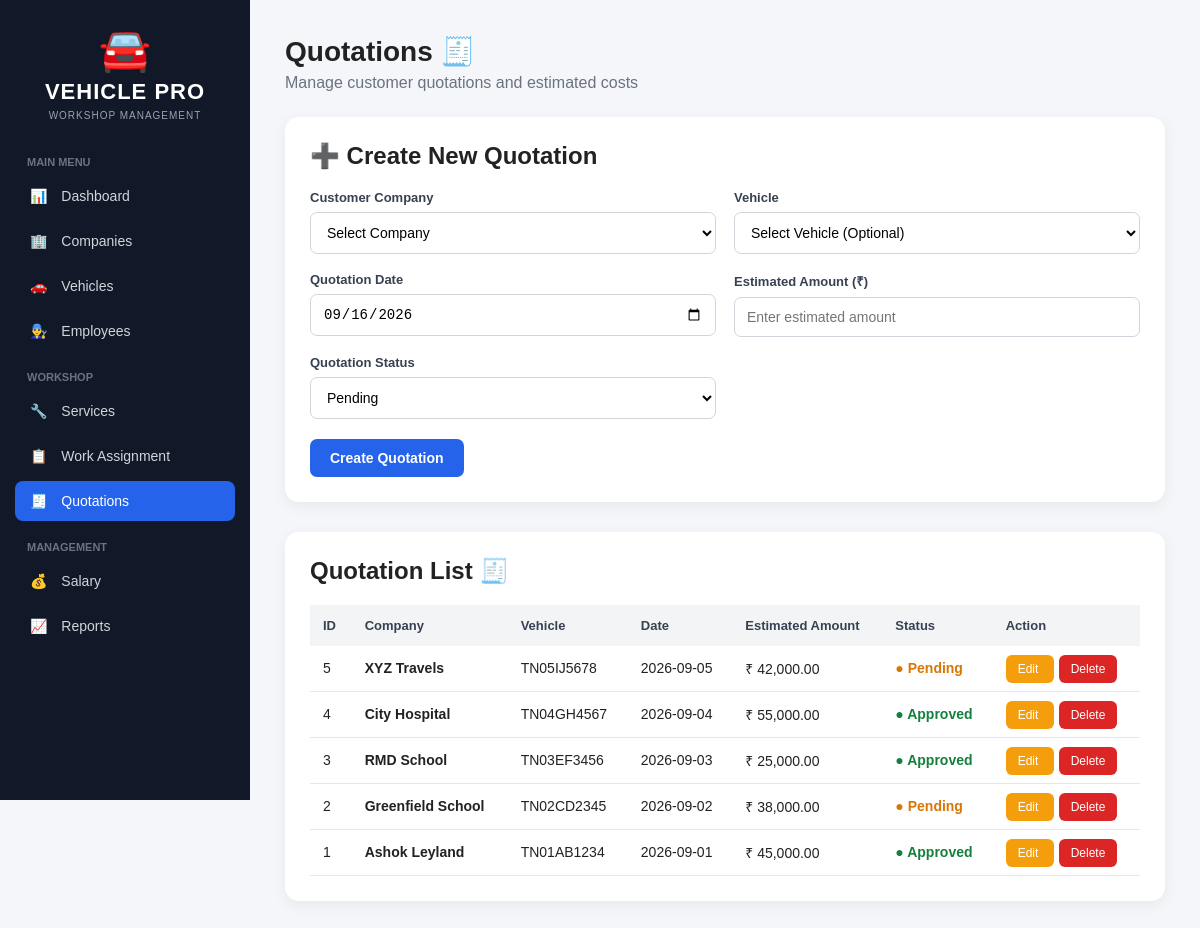
Page /quotations.php on the committed database.
### tables this page shows
CREATE TABLE `quotations` (
  `quotation_id` int NOT NULL AUTO_INCREMENT,
  `company_id` int NOT NULL,
  `vehicle_id` int NOT NULL,
  `quotation_date` date DEFAULT NULL,
  `estimated_amount` decimal(10,2) DEFAULT NULL,
  `quotation_status` varchar(30) DEFAULT NULL,
  PRIMARY KEY (`quotation_id`),
  KEY `company_id` (`company_id`),
  KEY `vehicle_id` (`vehicle_id`),
  CONSTRAINT `quotations_ibfk_1` FOREIGN KEY (`company_id`) REFERENCES `companies` (`company_id`),
  CONSTRAINT `quotations_ibfk_2` FOREIGN KEY (`vehicle_id`) REFERENCES `vehicles` (`vehicle_id`)
);

CREATE TABLE `companies` (
  `company_id` int NOT NULL AUTO_INCREMENT,
  `company_name` varchar(100) NOT NULL,
  `contact_person` varchar(100) DEFAULT NULL,
  `phone` varchar(15) DEFAULT NULL,
  `email` varchar(100) DEFAULT NULL,
  `address` varchar(255) DEFAULT NULL,
  PRIMARY KEY (`company_id`)
);

CREATE TABLE `vehicles` (
  `vehicle_id` int NOT NULL AUTO_INCREMENT,
  `company_id` int NOT NULL,
  `vehicle_number` varchar(20) NOT NULL,
  `vehicle_type` varchar(50) DEFAULT NULL,
  `chassis_number` varchar(50) DEFAULT NULL,
  `date_received` date DEFAULT NULL,
  `deadline` date DEFAULT NULL,
  `status` varchar(30) DEFAULT NULL,
  PRIMARY KEY (`vehicle_id`),
  UNIQUE KEY `vehicle_number` (`vehicle_number`),
  UNIQUE KEY `chassis_number` (`chassis_number`),
  KEY `company_id` (`company_id`),
  CONSTRAINT `vehicles_ibfk_1` FOREIGN KEY (`company_id`) REFERENCES `companies` (`company_id`)
);

### quotations.php (the view, shortened to what this page needs)
<?php
require_once 'includes/db.php';
$edit_mode = false;
$edit_quotation = null;
$quotations = $conn->query(
    "SELECT
        q.quotation_id,
        q.company_id,
        q.vehicle_id,
        q.quotation_date,
        q.estimated_amount,
        q.quotation_status,
        c.company_name,
        v.vehicle_number
     FROM quotations q
     INNER JOIN companies c
        ON q.company_id = c.company_id
     LEFT JOIN vehicles v
        ON q.vehicle_id = v.vehicle_id
     ORDER BY q.quotation_id DESC"
);
?>
<!DOCTYPE html>
<html lang="en">
<head>
</head>
<body>
<div class="sidebar">
    <div class="logo">
        <div class="car-icon">🚘</div>
        <h2>VEHICLE PRO</h2>
        <p>WORKSHOP MANAGEMENT</p>
    </div>
    <div class="menu-title">Main Menu</div>
    <a href="dashboard.php">
        <span>📊</span> Dashboard
    </a>
    <a href="companies.php">
        <span>🏢</span> Companies
    </a>
    <a href="vehicles.php">
        <span>🚗</span> Vehicles
    </a>
    <a href="employees.php">
        <span>👨‍🔧</span> Employees
    </a>
    <div class="menu-title">Workshop</div>
    <a href="services.php">
        <span>🔧</span> Services
    </a>
    <a href="assignments.php">
        <span>📋</span> Work Assignment
    </a>
    <a href="quotations.php" class="active">
        <span>🧾</span> Quotations
    </a>
    <div class="menu-title">Management</div>
    <a href="salary.php">
        <span>💰</span> Salary
    </a>
    <a href="reports.php">
        <span>📈</span> Reports
    </a>
</div>
<div class="main">
    <div class="header">
        <h1>Quotations 🧾</h1>
        <p>
            Manage customer quotations and estimated costs
        </p>
    </div>
    <div class="card">
        <h2>
            <?php
            echo $edit_mode
                ? "✏️ Edit Quotation"
                : "➕ Create New Quotation";
            ?>
        </h2>
        <form method="POST">
            <div class="form-grid">
                <div class="form-group">
                    <label>Customer Company</label>
                    <select name="company_id" required>
                        <option value="">
                            Select Company
                        </option>
                    </select>
                </div>
                <div class="form-group">
                    <label>Vehicle</label>
                    <select name="vehicle_id">
                        <option value="">
                            Select Vehicle (Optional)
                        </option>
                    </select>
                </div>
                <div class="form-group">
                    <label>Quotation Date</label>
                    <input
                        type="date"
                        name="quotation_date"
                        required
                        value="<?php
                        echo $edit_mode
                            ? $edit_quotation['quotation_date']
                            : date('Y-m-d');
                        ?>"
                    >
                </div>
                <div class="form-group">
                    <label>Estimated Amount (₹)</label>
                    <input
                        type="number"
                        name="estimated_amount"
                        step="0.01"
                        min="0"
                        placeholder="Enter estimated amount"
                        required
                        value="<?php
                        echo $edit_mode
                            ? $edit_quotation['estimated_amount']
                            : '';
                        ?>"
                    >
                </div>
                <div class="form-group">
                    <label>Quotation Status</label>
                    <select name="quotation_status">
                        <option
                            value="Pending"
                            <?php
                            if (
                                !$edit_mode ||
                                $edit_quotation['quotation_status']
                                == 'Pending'
                            ) echo 'selected';
                            ?>
                        >
                            Pending
                        </option>
                    </select>
                </div>
            </div>
            <div class="buttons">
                <?php if ($edit_mode): ?>
                    <button
                        type="submit"
                        name="update_quotation"
                        class="btn btn-update"
                    >
                        Update Quotation
                    </button>
                    <a
                        href="quotations.php"
                        class="btn btn-cancel"
                    >
                        Cancel
                    </a>
                <?php else: ?>
                    <button
                        type="submit"
                        name="add_quotation"
                        class="btn btn-add"
                    >
                        Create Quotation
                    </button>
                <?php endif; ?>
            </div>
        </form>
    </div>
    <div class="table-card">
        <h2>Quotation List 🧾</h2>
        <table>
            <thead>
                <tr>
                    <th>ID</th>
                    <th>Company</th>
                    <th>Vehicle</th>
                    <th>Date</th>
                    <th>Estimated Amount</th>
                    <th>Status</th>
                    <th>Action</th>
                </tr>
            </thead>
            <tbody>
                <?php if ($quotations->num_rows > 0): ?>
                    <?php while ($row = $quotations->fetch_assoc()): ?>
                        <tr>
                            <td>
                                <?php
                                echo $row['quotation_id'];
                                ?>
                            </td>
                            <td>
                                <strong>
                                    <?php
                                    echo htmlspecialchars(
                                        $row['company_name']
                                    );
                                    ?>
                                </strong>
                            </td>
                            <td>
                                <?php
                                echo $row['vehicle_number']
                                    ? htmlspecialchars(
                                        $row['vehicle_number']
                                    )
                                    : '-';
                                ?>
                            </td>
                            <td>
                                <?php
                                echo htmlspecialchars(
                                    $row['quotation_date']
                                );
                                ?>
                            </td>
                            <td>
                                ₹
                                <?php
                                echo number_format(
                                    $row['estimated_amount'],
                                    2
                                );
                                ?>
                            </td>
                            <td>
                                <?php
                                $status = $row['quotation_status'];
                                $class = strtolower($status);
                                ?>
                                <span class="status <?php echo $class; ?>">
                                    ● <?php echo htmlspecialchars($status); ?>
                                </span>
                            </td>
                            <td>
                                <a
                                    href="quotations.php?edit=<?php
                                    echo $row['quotation_id'];
                                    ?>"
                                    class="edit-btn"
                                >
                                    Edit
                                </a>
                                <a
                                    href="quotations.php?delete=<?php
                                    echo $row['quotation_id'];
                                    ?>"
                                    class="delete-btn"
                                    onclick="return confirm('Are you sure you want to delete this quotation?');"
                                >
                                    Delete
                                </a>
                            </td>
                        </tr>
                    <?php endwhile; ?>
                <?php endif; ?>
            </tbody>
        </table>
    </div>
</div>
</body>
</html>

### quotations.php (style rules this page uses)
* { box-sizing: border-box; }
body { margin: 0; font-family: Arial, Helvetica, sans-serif; background: #f4f6f9; color: #222; }
.sidebar { position: fixed; left: 0; top: 0; width: 250px; height: 100vh; background: #111827; color: white; padding: 25px 15px; }
.logo { text-align: center; margin-bottom: 35px; }
.car-icon { font-size: 42px; }
.logo h2 { margin: 5px 0; font-size: 22px; letter-spacing: 1px; }
.logo p { margin: 0; font-size: 10px; color: #9ca3af; letter-spacing: 1px; }
.menu-title { color: #6b7280; font-size: 11px; font-weight: bold; margin: 20px 12px 8px; text-transform: uppercase; }
.sidebar a { display: block; color: #d1d5db; text-decoration: none; padding: 12px 15px; margin: 5px 0; border-radius: 8px; font-size: 14px; }
.sidebar a.active { background: #2563eb; color: white; }
.sidebar a span { margin-right: 10px; }
.main { margin-left: 250px; padding: 35px; }
.header { margin-bottom: 25px; }
.header h1 { margin: 0; font-size: 28px; }
.header p { margin-top: 6px; color: #6b7280; }
.card { background: white; border-radius: 14px; padding: 25px; margin-bottom: 30px; box-shadow: 0 4px 15px rgba(0,0,0,0.06); }
.card h2 { margin-top: 0; margin-bottom: 20px; }
.form-grid { display: grid; grid-template-columns: repeat(2, 1fr); gap: 18px; }
.form-group { display: flex; flex-direction: column; }
.form-group label { font-size: 13px; font-weight: bold; margin-bottom: 7px; color: #374151; }
.form-group input, .form-group select { padding: 11px 12px; border: 1px solid #d1d5db; border-radius: 7px; font-size: 14px; outline: none; background: white; }
.buttons { margin-top: 20px; }
.btn { border: none; padding: 11px 20px; border-radius: 7px; cursor: pointer; font-size: 14px; font-weight: bold; }
.btn-add { background: #2563eb; color: white; }
.table-card { background: white; border-radius: 14px; padding: 25px; box-shadow: 0 4px 15px rgba(0,0,0,0.06); overflow-x: auto; }
.table-card h2 { margin-top: 0; }
table { width: 100%; border-collapse: collapse; margin-top: 15px; }
th { background: #f3f4f6; color: #374151; padding: 13px; text-align: left; font-size: 13px; white-space: nowrap; }
td { padding: 13px; border-bottom: 1px solid #e5e7eb; font-size: 14px; }
.edit-btn { background: #f59e0b; color: white; padding: 7px 12px; border-radius: 6px; text-decoration: none; font-size: 12px; margin-right: 5px; }
.delete-btn { background: #dc2626; color: white; padding: 7px 12px; border-radius: 6px; text-decoration: none; font-size: 12px; }
.status { font-weight: bold; }
.pending { color: #d97706; }
.approved { color: #15803d; }

### rows in the picture
quotations: quotation_id "5", company.company_name "XYZ Travels", vehicle.vehicle_number "TN05IJ5678", quotation_date "2026-09-05", estimated_amount "42,000.00", quotation_status "Pending"
quotations: quotation_id "4", company.company_name "City Hospital", vehicle.vehicle_number "TN04GH4567", quotation_date "2026-09-04", estimated_amount "55,000.00", quotation_status "Approved"
quotations: quotation_id "3", company.company_name "RMD School", vehicle.vehicle_number "TN03EF3456", quotation_date "2026-09-03", estimated_amount "25,000.00", quotation_status "Approved"
quotations: quotation_id "2", company.company_name "Greenfield School", vehicle.vehicle_number "TN02CD2345", quotation_date "2026-09-02", estimated_amount "38,000.00", quotation_status "Pending"
quotations: quotation_id "1", company.company_name "Ashok Leyland", vehicle.vehicle_number "TN01AB1234", quotation_date "2026-09-01", estimated_amount "45,000.00", quotation_status "Approved"
